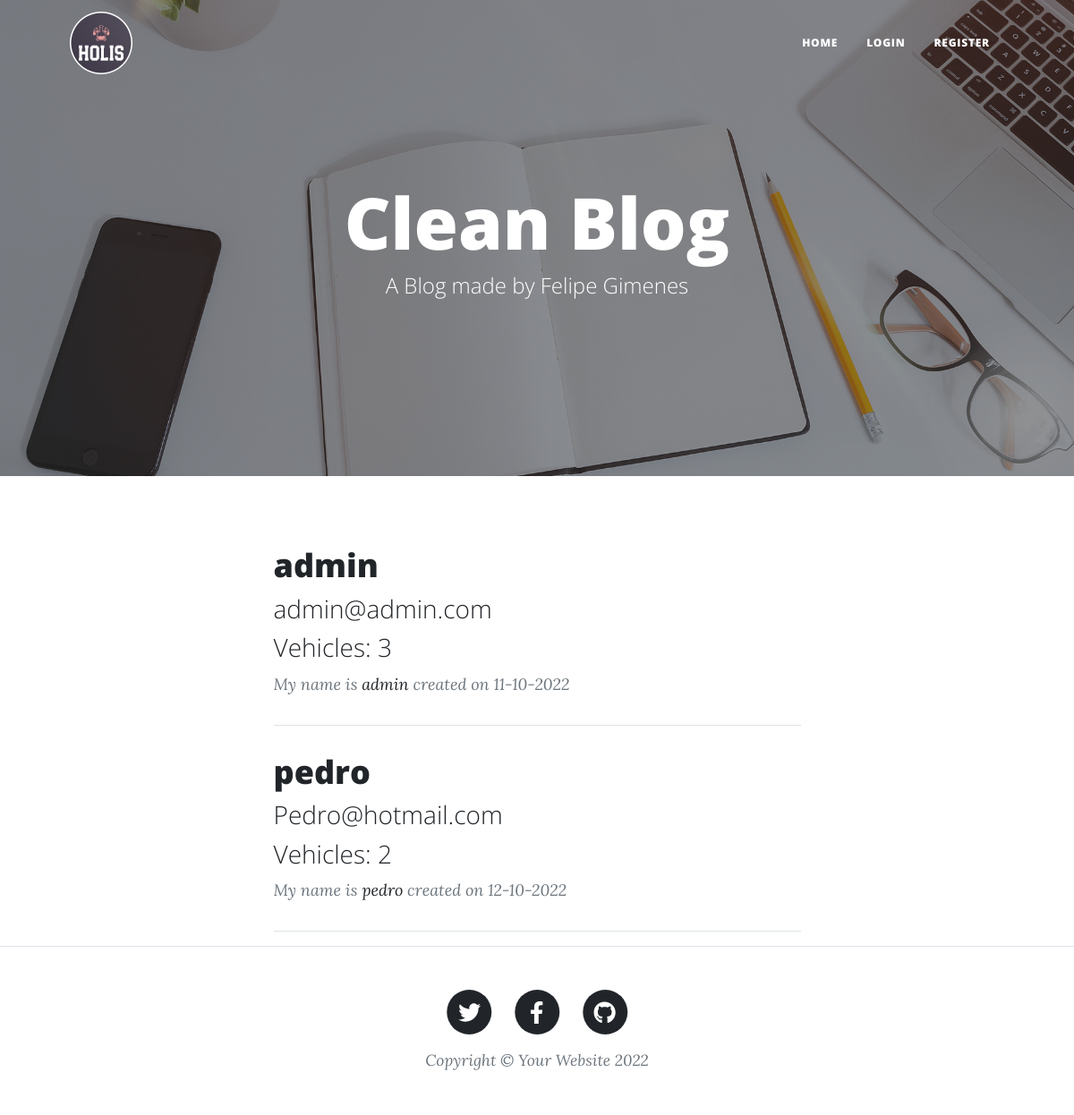
The page / on the database its author committed.
### src/models.py (models this page shows, shortened)
class Person(UserMixin, db.Model):
    __tablename__ = "person"
    id = db.Column(db.Integer, primary_key=True)
    email = db.Column(db.String(100), unique=True, nullable=False)
    name = db.Column(db.String(100), nullable=False)
    password = db.Column(db.String(100), nullable=False)
    date = db.Column(db.DateTime)
    vehicle = relationship(
        "Vehicle", backref="vehicle", cascade="all, delete", passive_deletes=True
    )

### src/views.py (the view)
@routes.route("/", methods=["GET"])
def get_all_persons() -> str:
    all_persons = Person.query.order_by(Person.id).all()
    return render_template("index.html", all_persons=all_persons)

### templates/index.html (shortened to what this page needs)
{% include "header.html" %}
<header class="masthead" style="background-image: url('static/img/home-bg.jpg')">
    <div class="container position-relative px-4 px-lg-5">
        <div class="row gx-4 gx-lg-5 justify-content-center">
            <div class="col-md-10 col-lg-8 col-xl-7">
                <div class="site-heading">
                    <h1>Clean Blog</h1>
                    <span class="subheading">A Blog made by Felipe Gimenes</span>
                </div>
            </div>
        </div>
    </div>
</header>
<div class="container px-4 px-lg-5">
    <div class="row gx-4 gx-lg-5 justify-content-center">
        <div class="col-md-10 col-lg-8 col-xl-7">
            {% if all_persons %}
            {% for person in all_persons %}
            <div class="post-preview">
                <a href="{{ url_for('routes.show_person', person_id=person.id) }}">
                    <h2 class="post-title">
                        {{person.name}}
                    </h2>
                    <h3 class="post-subtitle">
                        {{person.email}}
                    </h3>
                    <h3 class="post-subtitle">
                        Vehicles: {{person.vehicle|count}}
                    </h3>
                </a>
                <p class="post-meta">My name is <a href="#">{{person.name}}</a> created on
                    {{person.date.strftime('%d-%m-%Y')}}
                </p>
            </div>
            <hr> {% endfor %} {% endif %}
        </div>
    </div>
</div>
{% include "footer.html" %}

### rows shown on the page
Person: name "admin", email "admin@admin.com", vehicle|count "3", date "11-10-2022"
Person: name "pedro", email "Pedro@hotmail.com", vehicle|count "2", date "12-10-2022"
